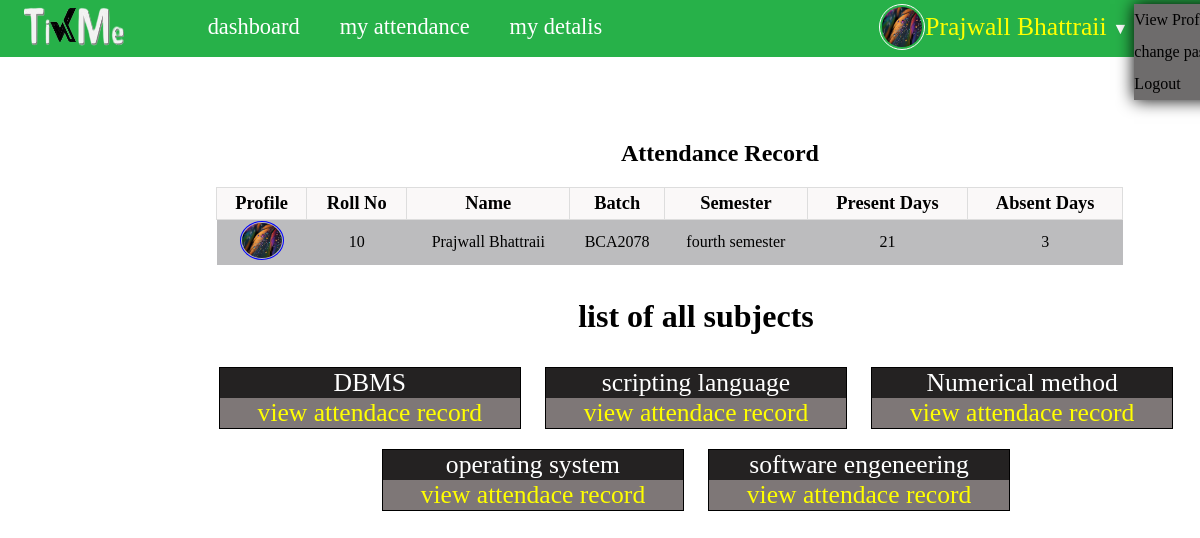
The app's page /Student_Dashboard/student_attendance_detail.php (signed in) with its own data.
### tables this page shows
CREATE TABLE `subject_assign_teacher` (
  `id` int(11) NOT NULL,
  `course_id` int(11) DEFAULT NULL,
  `batch_id` int(11) DEFAULT NULL,
  `semester_id` int(11) DEFAULT NULL,
  `Teacher_id` int(11) DEFAULT NULL,
  `subject_id` int(11) DEFAULT NULL,
  `class_start_date` varchar(20) DEFAULT NULL,
  `class_end_date` varchar(20) DEFAULT NULL,
  `Status` tinyint(1) DEFAULT NULL
);

CREATE TABLE `subjects_table` (
  `id` int(11) NOT NULL,
  `Title` varchar(255) NOT NULL,
  `Subject_code` varchar(50) DEFAULT NULL,
  `Course_id` int(11) DEFAULT NULL,
  `Year_id` int(11) DEFAULT NULL,
  `Semester_id` int(11) DEFAULT NULL
);

### Student_Dashboard/view_subject_wise.php (the view)
<?php
 $std_sem = $_SESSION['std_semester'];
$std_id= $_SESSION['student_id'];
?>
<link rel="stylesheet" href="../Admin dashboard/admin_view_css.css">
<link rel="stylesheet" href="search_bar.css">
<div class="teachers_subject">
        <?php
        include ('../database and tables/create_database.php');
        $subject_select = "SELECT subject_assign_teacher.*, subjects_table.Title as subject_name FROM subject_assign_teacher
        INNER JOIN subjects_table ON subject_assign_teacher.subject_id = subjects_table.id
        where
        subjects_table.Semester_id = '$std_sem';
        ";
        $result_subject = mysqli_query($connect, $subject_select);
        echo '<h1>list of all subjects</h1> ';
        if (mysqli_num_rows($result_subject) > 0) {
            while ($subject = mysqli_fetch_assoc($result_subject)) {
                echo ' <div class= "view_teacher_subjects">
                    <div  class="subject">' . $subject['subject_name'] . '</div>
                    <a  href="view_record_subject_wise.php ?sem_id=' . $subject['semester_id'] . '&sub_id=' . $subject['subject_id'] . '&sub_title='.$subject['subject_name'].'&std_id='.$std_id.'" class="view_student_tbl">view attendace record</a>
                </div>';
            }
        } else {
            echo 'you have no subjects';
        }
        ?>
    </div>

### Student_Dashboard/student_title_css.css (style rules this page uses)
.student_title_bar { margin: 0%; padding: 0%; }

### Admin dashboard/admin_view_css.css (style rules this page uses)
.teachers_subject { left: 0; text-align: center; width: 84%; padding-left: 10%; float: inline-end; margin-top: 1%; }
.teachers_subject .view_teacher_subjects { border: 1px solid; background-color: rgb(126, 119, 119); text-align: center; list-style: none; width: 300px; display: inline-block; font-size: 160%; margin: 1%; }
.teachers_subject .subject { color: white; background-color: rgb(36, 34, 34); display: block; }
.teachers_subject a { color: yellow; text-decoration: none; display: inline; width: 50%; padding: 0.5% 12.5%; }

### records on screen
subject_assign_teacher: subject.Title "DBMS"
subject_assign_teacher: subject.Title "scripting language"
subject_assign_teacher: subject.Title "Numerical method"
subject_assign_teacher: subject.Title "operating system"
subject_assign_teacher: subject.Title "software engeneering"

### other values on screen
$_SESSION['student_name'] "Prajwall Bhattraii"
$attendance_row['std_roll'] "10"
$attendance_row['std_name'] "Prajwall Bhattraii"
$attendance_row['batch_name'] "BCA2078"
$attendance_row['semester_name'] "fourth semester"
$attendance_row['present_count'] "21"
$attendance_row['absent_count'] "3"
